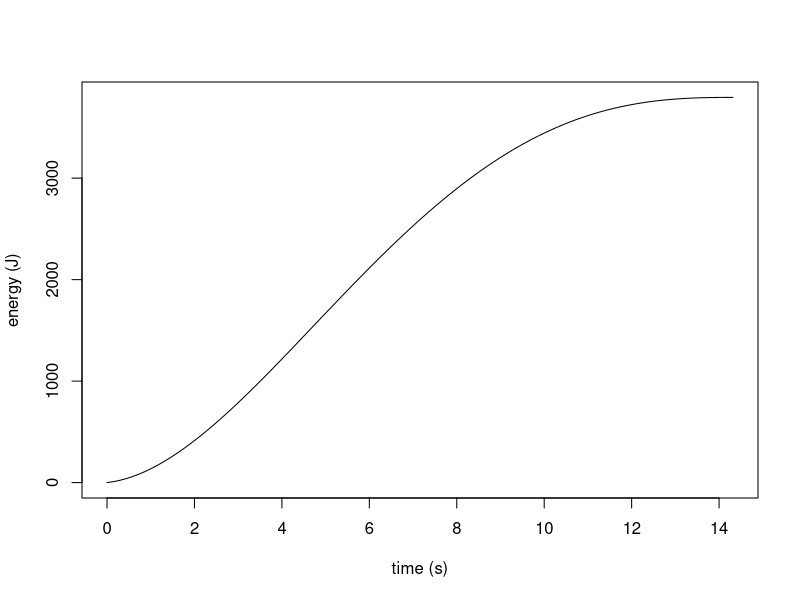
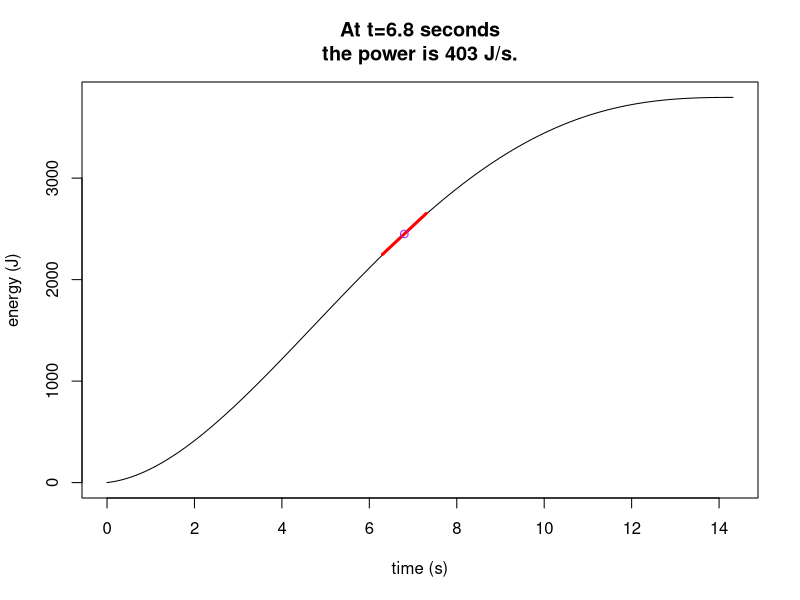

Generate these figures, in order, with R:
## ---- chunk 1
fixer = function(exp){
  exp = gsub("+-","-",exp,fixed=T)
  exp = gsub("--","+",exp,fixed=T)
  exp = gsub("t^0","",exp,fixed=T)
  exp = gsub("t^1","x",exp,fixed=T)
  return(exp)
}

while(T)
{
  tf = runif(1,5,20)
  Pb = runif(1,30,90)
  pmax = runif(1,400,1200)
  tm = 1/3*tf
  A = -27/4*(Pb - pmax)/tf^3
  
  # P(t) = A*t(t-tf)^2+Pb
  # P(t) = A*t(t^2-2*tf*t+tf^2)+Pb
  # P(t) = At^3 - 2*tf*A*t^2 + tf^2*A*t + Pb
  # E(t) = 1/4*A*t^4 - 2/3*A*t^3*tf + 1/2*A*t^2*tf^2 + Pb*t
  
  a = round(1/4*A,2)
  b = round(-2/3*A*tf,2)
  c = round(1/2*A*tf^2,2)
  d = round(Pb,2)
  
  t = round(runif(1,tf*0.1,tf*0.9),1)
  Et = a*t^4+b*t^3+c*t^2+d*t
  Ept = 4*a*t^3+3*b*t^2+2*c*t+d
  if(a>0.1 && max(c(a,b,c,d))<1000){break}
}

ex1 = fixer(paste0(a,"t^4+",b,"t^3+",c,"t^2+",d,"t",collapse=""))
ex2 = fixer(paste0(4*a,"t^3+",3*b,"t^2+",2*c,"t+",d,collapse=""))
## ---- chunk 2
tt = seq(0,tf,length.out=100)
EE = (a*tt^4+b*tt^3+c*tt^2+d*tt)
plot(tt,EE,type="l",xlab="time (s)",ylab="energy (J)")
## ---- chunk 3
tt = seq(0,tf,length.out=100)
EE = (a*tt^4+b*tt^3+c*tt^2+d*tt)
plot(tt,EE,type="l",xlab="time (s)",ylab="energy (J)",
     main=paste0("At t=",t," seconds\nthe power is ",round(Ept)," J/s.",collapse=""))
tt2 = seq(t-0.5,t+0.5,length.out=10)
lines(tt2,Ept*(tt2-t)+Et,col="red",lwd=3)
points(t,Et,col="purple")
